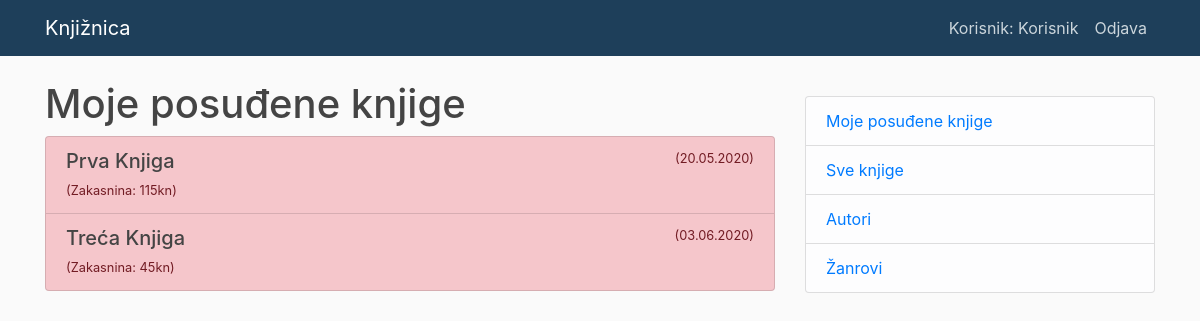
The page /mknjige/ (signed in) on the database as committed earlier.
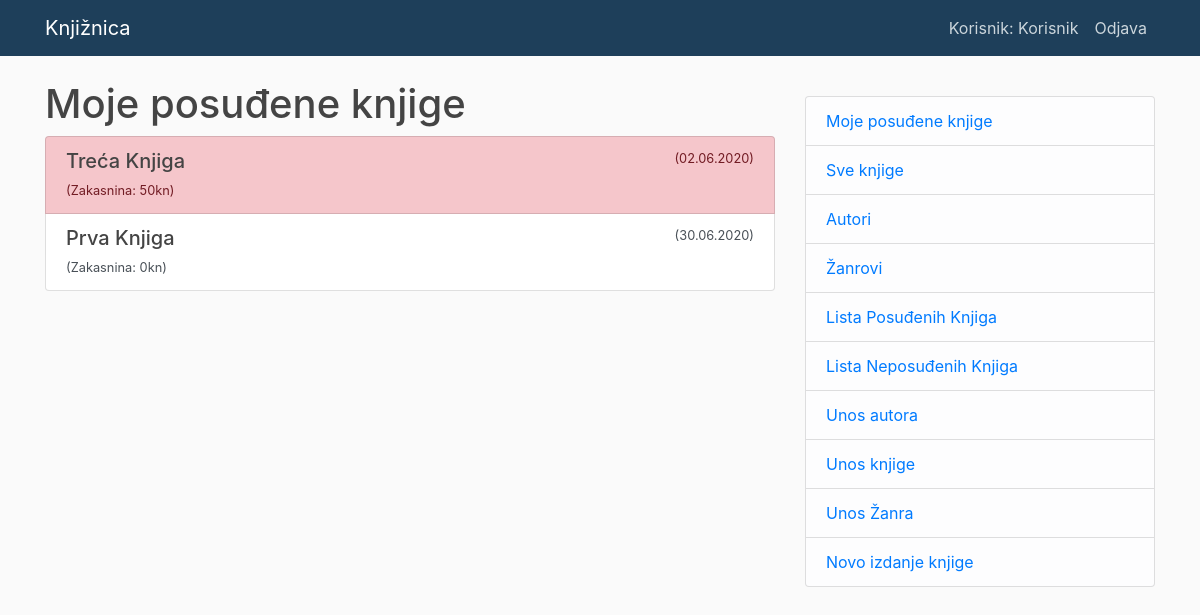
The same page on the database as committed later.
### app/models.py (models this page shows, shortened)
class KnjigaIzdanje(models.Model):
    id = models.UUIDField(primary_key=True, default=uuid.uuid4, help_text='unikatan id za knjigu')
    knjiga = models.ForeignKey('Knjiga', on_delete=models.CASCADE, null=True)
    izdanje = models.CharField(max_length=200)
    vracanje = models.DateField(null=True, blank=True)
    posudjivac = models.ForeignKey(User, on_delete=models.CASCADE, null=True, blank=True, verbose_name = 'Posuđivač')
    STATUS_KNJIGE = (
        ('p', 'Posuđena'),
        ('d', 'Dostupna'),
    )
    status = models.CharField(
        max_length=1,
        choices=STATUS_KNJIGE,
        blank=True,
        default='d',
    )
    class Meta:
        ordering = ['vracanje']
        verbose_name_plural = "Izdanja knjiga"
        permissions = (('obnova', 'obnoviti'),)
    @property
    def vratiti(self):
        if self.vracanje and date.today() > self.vracanje:
            return True
        return False
    def cijena(self):
        date_format = "%Y-%m-%d"
        a = datetime.strptime(str(datetime.now().date()), date_format)
        b = datetime.strptime(str(self.vracanje), date_format)
        delta = a-b
        if delta.days > 0:
            delta_a= delta * 5
            return delta_a.days
        else:
            delta_a = 0
            return delta_a

class Knjiga(models.Model):
    naziv = models.CharField(max_length = 60)
    autor = models.ForeignKey('Autor', on_delete=models.SET_NULL, null=True)
    zanr = models.ManyToManyField(Zanr, verbose_name = 'Žanr')
    izdavacka_kuca = models.CharField(max_length = 50)
    godina_izdanja = models.DateField(auto_now_add = False, auto_now = False)
    class Meta:
        verbose_name_plural = "Knjige"

### app/views.py (the view)
# urls.py: path('mknjige/', views.PosudjeneKnjigePoKorisnicima.as_view(), name='moje-knjige'),
class PosudjeneKnjigePoKorisnicima(LoginRequiredMixin, generic.ListView):
    model = KnjigaIzdanje
    template_name ='app/pknjigekorisnik.html'
    paginate_by = 10
    def get_queryset(self):
        return KnjigaIzdanje.objects.filter(posudjivac=self.request.user).filter(status__exact='p').order_by('vracanje')

### app/templates/app/pknjigekorisnik.html
{% extends "app/base.html" %}
{% block content %}
    <h1>Moje posuđene knjige</h1>
    {% if knjigaizdanje_list %}
    <div class="list-group">
      {% for knjigaizdanje in knjigaizdanje_list %}
      {% if knjigaizdanje.vratiti %}
      <a href="#" class="list-group-item list-group-item-action flex-column align-items-start list-group-item-danger">
      {%else%}
      <a href="#" class="list-group-item list-group-item-action flex-column align-items-start">
      {% endif %}
        <div class="d-flex w-100 justify-content-between">
          <h5 class="mb-1">{{knjigaizdanje.knjiga.naziv}}</h5>
          <small>({{ knjigaizdanje.vracanje }})</small>
        </div>
        <small>(Zakasnina: {{ knjigaizdanje.cijena }}kn)</small>
      </a>
      {% endfor %}
     </div>
    {% else %}
      <p>Nema posuđenih knjiga.</p>
    {% endif %}
{% endblock %}

### app/templates/app/base.html (shortened to what this page needs)
{% load static %}
<!DOCTYPE html>
<html>
<head>
    <link rel="stylesheet" href="https://stackpath.bootstrapcdn.com/bootstrap/4.5.0/css/bootstrap.min.css">
    <link href="https://unpkg.com/gijgo@1.9.13/css/gijgo.min.css" rel="stylesheet" type="text/css" />
    <link rel="stylesheet" type="text/css" href="{% static 'app/main.css' %}">
</head>
<body>
    <header class="site-header">
      <nav class="navbar navbar-expand-md navbar-dark bg-steel fixed-top">
        <div class="container">
          <a class="navbar-brand mr-4" href="{% url 'Knjiznica-home' %}">Knjižnica</a>
          <div class="collapse navbar-collapse" id="navbarToggle">
            <div class="navbar-nav">
               {% if user.is_authenticated %}
                  <a class="nav-item nav-link" >Korisnik: {{ user.get_username }}</a>
                  <a class="nav-item nav-link" href="{% url 'logout'%}?next={{request.path}}">Odjava</a>
              {% else %}
                   <a class="nav-item nav-link" href="{% url 'login'%}?next={{request.path}}">Prijava</a>
              {% endif %}
            </div>
          </div>
        </div>
      </nav>
    </header>
    <main role="main" class="container">
      <div class="row">
        <div class="col-md-8">
          {% block content %}{% endblock %}
        </div>
        <div class="col-md-4">
            {% if user.is_authenticated %}
            <p>
              <ul class="list-group">
                <li class="list-group-item list-group-item-light"> <a href="{% url 'moje-knjige' %}">Moje posuđene knjige</a></li>
                <li class="list-group-item list-group-item-light"> <a href="{% url 'knjige' %}">Sve knjige</a></li>
                <li class="list-group-item list-group-item-light"> <a href="{% url 'autori' %}">Autori</a></li>
                <li class="list-group-item list-group-item-light"> <a href="{% url 'zanrovi' %}">Žanrovi</a></li>
                {% if perms.app.obnova %}
                <li class="list-group-item list-group-item-light"> <a href="{% url 'posudjeno-sve' %}">Lista Posuđenih Knjiga</a></li>
                <li class="list-group-item list-group-item-light"> <a href="{% url 'neposudjeno-sve' %}">Lista Neposuđenih Knjiga</a></li>
                <li class="list-group-item list-group-item-light"> <a href="{% url 'autor-novi' %}">Unos autora</a></li>
                <li class="list-group-item list-group-item-light"> <a href="{% url 'knjiga-novi' %}">Unos knjige</a></li>
                <li class="list-group-item list-group-item-light"> <a href="{% url 'zanr-novi' %}">Unos Žanra</a></li>
                <li class="list-group-item list-group-item-light"> <a href="{% url 'knjigai-novi' %}">Novo izdanje knjige</a></li>
                {%endif%}
              </ul>
            </p>
            {% endif %}
          </div>
      </div>
    </main>
</body>
</html>

Rows that differ between the two databases and show on the page:
changed KnjigaIzdanje "Treća Knjiga": vracanje "03.06.2020" → "02.06.2020"; cijena "45" → "50"; moves up the list
changed KnjigaIzdanje "Prva Knjiga": vracanje "20.05.2020" → "30.06.2020"; cijena "115" → "0"
Other text that changed with them:
text now shown: "Lista Posuđenih Knjiga Lista Neposuđenih Knjiga Unos autora Unos knjige Unos Žanra Novo izdanje knjige"
